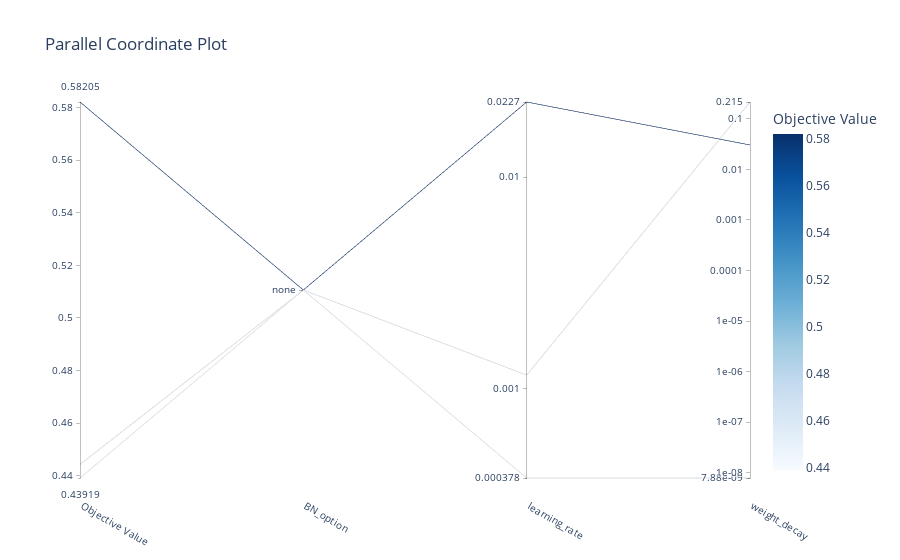

Notebook code cell kept with this figure:
### Code cell
visualize.plot_parallel_coordinate(study)

### Figure 1 — Plotly figure (JSON) as saved in the notebook; plotly's stock layout.template omitted (floating-point values rounded to 4 significant figures)
{"data": [{"dimensions": [{"label": "Objective Value", "range": [0.4392, 0.5821], "values": [0.4443, 0.4392, 0.5821]}, {"label": "BN_option", "range": [0, 0], "ticktext": ["none"], "tickvals": [0], "values": [0, 0, 0]}, {"label": "learning_rate", "range": [-3.423, -1.644], "ticktext": ["0.000378", "0.001", "0.01", "0.0227"], "tickvals": [-3.423, -3, -2, -1.644], "values": [-2.936, -3.423, -1.644]}, {"label": "weight_decay", "range": [-8.103, -0.6679], "ticktext": ["7.88e-09", "1e-08", "1e-07", "1e-06", "1e-05", "0.0001", "0.001", "0.01", "0.1", "0.215"], "tickvals": [-8.103, -8, -7, -6, -5, -4, -3, -2, -1, -0.6679], "values": [-0.6679, -8.103, -1.518]}], "labelangle": 30, "labelside": "bottom", "line": {"color": [0.4443, 0.4392, 0.5821], "colorbar": {"title": {"text": "Objective Value"}}, "colorscale": [[0, "rgb(247,251,255)"], [0.125, "rgb(222,235,247)"], [0.25, "rgb(198,219,239)"], [0.375, "rgb(158,202,225)"], [0.5, "rgb(107,174,214)"], [0.625, "rgb(66,146,198)"], [0.75, "rgb(33,113,181)"], [0.875, "rgb(8,81,156)"], [1, "rgb(8,48,107)"]], "reversescale": false, "showscale": true}, "type": "parcoords"}], "layout": {"autosize": true, "title": {"text": "Parallel Coordinate Plot"}}}
